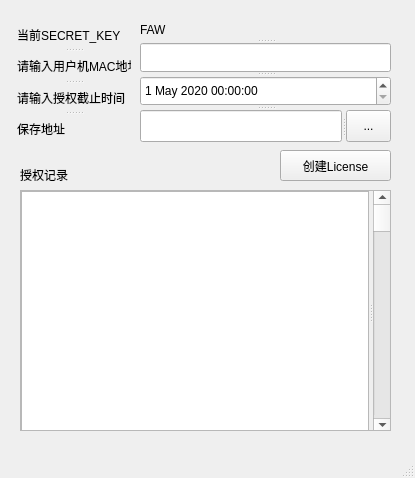
<?xml version="1.0" encoding="UTF-8"?>
<ui version="4.0">
 <class>MainWindow</class>
 <widget class="QMainWindow" name="MainWindow">
  <property name="geometry">
   <rect>
    <x>0</x>
    <y>0</y>
    <width>415</width>
    <height>478</height>
   </rect>
  </property>
  <property name="windowTitle">
   <string>MainWindow</string>
  </property>
  <widget class="QWidget" name="centralwidget">
   <widget class="QLabel" name="label_5">
    <property name="geometry">
     <rect>
      <x>20</x>
      <y>160</y>
      <width>81</width>
      <height>30</height>
     </rect>
    </property>
    <property name="text">
     <string>授权记录</string>
    </property>
   </widget>
   <widget class="QScrollArea" name="scrollArea">
    <property name="geometry">
     <rect>
      <x>20</x>
      <y>190</y>
      <width>371</width>
      <height>241</height>
     </rect>
    </property>
    <property name="widgetResizable">
     <bool>true</bool>
    </property>
    <widget class="QWidget" name="scrollAreaWidgetContents">
     <property name="geometry">
      <rect>
       <x>0</x>
       <y>0</y>
       <width>369</width>
       <height>239</height>
      </rect>
     </property>
     <widget class="QSplitter" name="splitter_5">
      <property name="geometry">
       <rect>
        <x>0</x>
        <y>0</y>
        <width>371</width>
        <height>241</height>
       </rect>
      </property>
      <property name="orientation">
       <enum>Qt::Horizontal</enum>
      </property>
      <widget class="QListView" name="listView"/>
      <widget class="QScrollBar" name="verticalScrollBar">
       <property name="orientation">
        <enum>Qt::Vertical</enum>
       </property>
      </widget>
     </widget>
    </widget>
   </widget>
   <widget class="QPushButton" name="pushButton">
    <property name="geometry">
     <rect>
      <x>280</x>
      <y>150</y>
      <width>111</width>
      <height>31</height>
     </rect>
    </property>
    <property name="text">
     <string>创建License</string>
    </property>
   </widget>
   <widget class="QSplitter" name="splitter">
    <property name="geometry">
     <rect>
      <x>17</x>
      <y>21</y>
      <width>114</width>
      <height>121</height>
     </rect>
    </property>
    <property name="orientation">
     <enum>Qt::Vertical</enum>
    </property>
    <widget class="QLabel" name="label_3">
     <property name="text">
      <string>当前SECRET_KEY</string>
     </property>
    </widget>
    <widget class="QLabel" name="label">
     <property name="text">
      <string>请输入用户机MAC地址</string>
     </property>
    </widget>
    <widget class="QLabel" name="label_2">
     <property name="text">
      <string>请输入授权截止时间</string>
     </property>
    </widget>
    <widget class="QLabel" name="label_6">
     <property name="text">
      <string>保存地址</string>
     </property>
    </widget>
   </widget>
   <widget class="QSplitter" name="splitter_4">
    <property name="geometry">
     <rect>
      <x>140</x>
      <y>21</y>
      <width>251</width>
      <height>121</height>
     </rect>
    </property>
    <property name="orientation">
     <enum>Qt::Vertical</enum>
    </property>
    <widget class="QSplitter" name="splitter_3">
     <property name="orientation">
      <enum>Qt::Vertical</enum>
     </property>
     <widget class="QLabel" name="label_4">
      <property name="text">
       <string>FAW</string>
      </property>
     </widget>
     <widget class="QLineEdit" name="lineEdit"/>
     <widget class="QDateTimeEdit" name="dateTimeEdit">
      <property name="dateTime">
       <datetime>
        <hour>0</hour>
        <minute>0</minute>
        <second>0</second>
        <year>2020</year>
        <month>5</month>
        <day>1</day>
       </datetime>
      </property>
     </widget>
    </widget>
    <widget class="QSplitter" name="splitter_2">
     <property name="orientation">
      <enum>Qt::Horizontal</enum>
     </property>
     <widget class="QLineEdit" name="lineEdit_2"/>
     <widget class="QToolButton" name="toolButton">
      <property name="text">
       <string>...</string>
      </property>
     </widget>
    </widget>
   </widget>
  </widget>
  <widget class="QMenuBar" name="menubar">
   <property name="geometry">
    <rect>
     <x>0</x>
     <y>0</y>
     <width>415</width>
     <height>23</height>
    </rect>
   </property>
  </widget>
  <widget class="QStatusBar" name="statusbar"/>
 </widget>
 <resources/>
 <connections/>
</ui>
